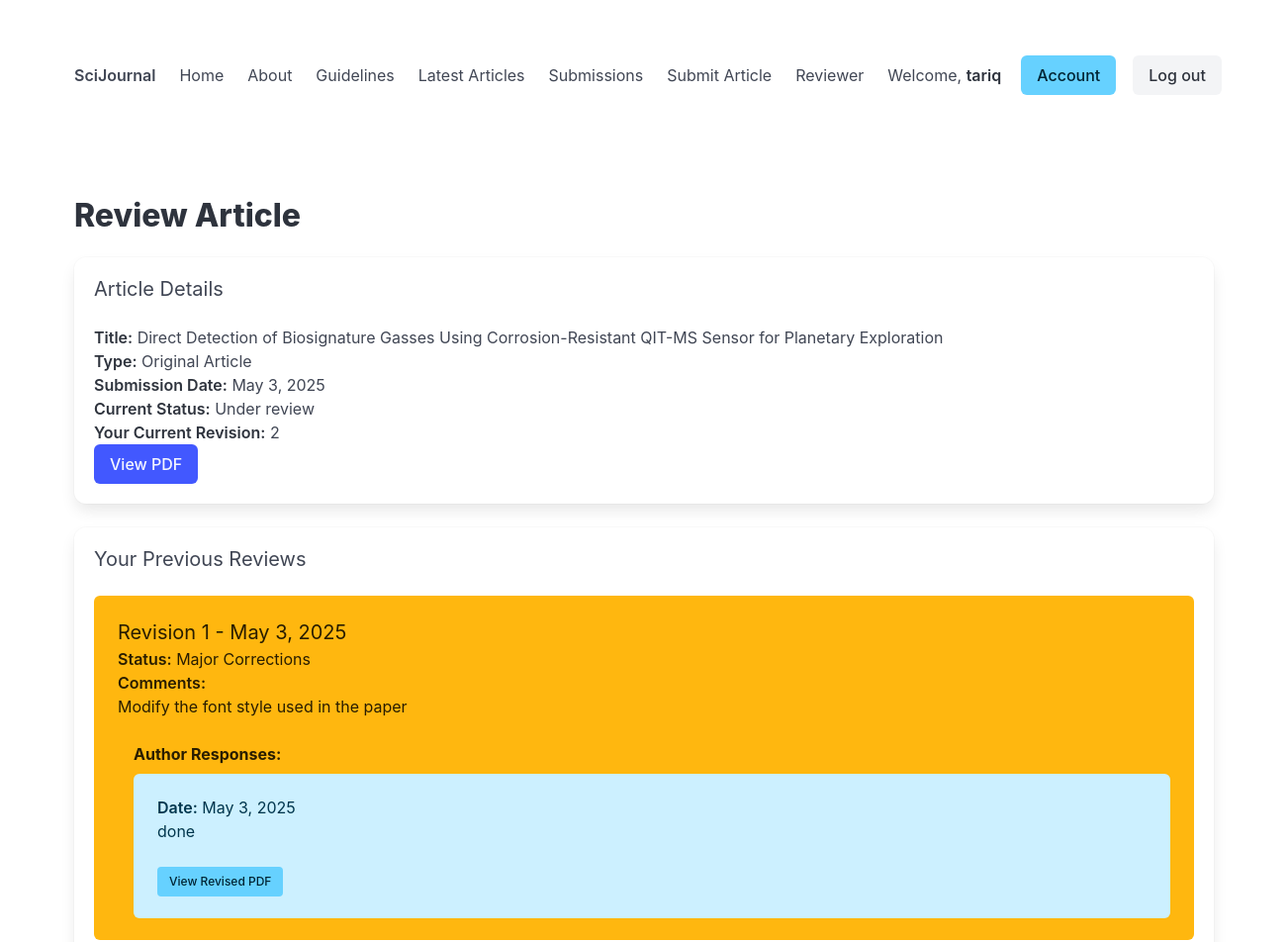
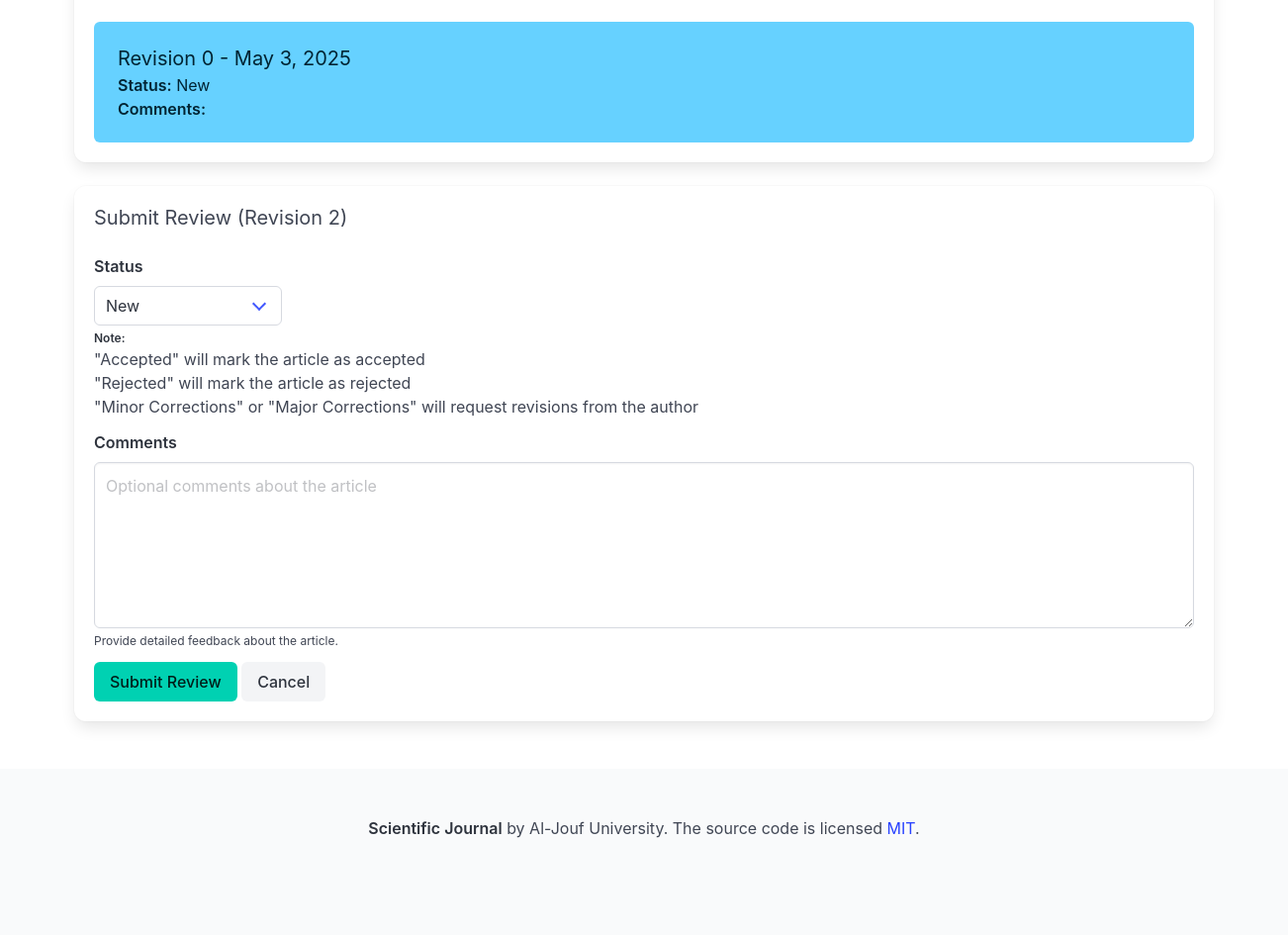
The page /review/10/ (signed in) on the database its author committed (2 pictures, top to bottom).
### journal/models.py (models this page shows, shortened)
class Article(models.Model):
    ARTICLE_TYPE_CHOICES = [
        ('original', 'Original Article'),
        ('review', 'Review Article'),
    ]
    DECISION_CHOICES = [
        ('accepted', 'Accepted'),
        ('under_review', 'Under review'),
        ('revision_requested', 'Revision Requested'),
        ('rejected', 'Rejected'),
        ('withdrawn', 'Withdrawn'),
    ]
    title = models.CharField(max_length=255)
    author = models.ForeignKey(User, on_delete=models.CASCADE, related_name='articles')
    type = models.CharField(max_length=20, choices=ARTICLE_TYPE_CHOICES)
    abstract = models.TextField(blank=True, null=True)
    keywords = models.CharField(max_length=255, blank=True, null=True)
    authors = models.CharField(max_length=255, blank=True, null=True)
    pdf_file = models.FileField(upload_to='article_pdfs/', null=True, blank=True, help_text="Upload your article as a PDF file")
    submission_date = models.DateField()
    acceptance_date = models.DateField(null=True, blank=True)
    publication_date = models.DateField(null=True, blank=True)
    decision = models.CharField(max_length=20, choices=DECISION_CHOICES, default='under_review')
    reviewers = models.ManyToManyField(User, through='Review', related_name='reviewing_articles')

class Review(models.Model):
    STATUS_CHOICES = [
        ('new', 'New'),
        ('accepted', 'Accepted'),
        ('rejected', 'Rejected'),
        ('minor_corrections', 'Minor Corrections'),
        ('major_corrections', 'Major Corrections'),
    ]
    article = models.ForeignKey(Article, on_delete=models.CASCADE, related_name='reviews')
    reviewer = models.ForeignKey(User, on_delete=models.CASCADE, related_name='reviews')
    status = models.CharField(max_length=20, choices=STATUS_CHOICES, default='new')
    comments = models.TextField(blank=True)  # Make comments optional
    revision = models.PositiveIntegerField(default=0)  # Start at 0, increment for each review round
    created_at = models.DateTimeField(auto_now_add=True)
    class Meta:
        unique_together = ['article', 'reviewer', 'revision']
        ordering = ['article', 'reviewer', '-revision']

class AuthorResponse(models.Model):
    article = models.ForeignKey(Article, on_delete=models.CASCADE, related_name='responses')
    review = models.ForeignKey(Review, on_delete=models.CASCADE, related_name='author_responses')
    response_text = models.TextField()
    revised_pdf = models.FileField(upload_to='revised_pdfs/', null=True, blank=True)
    created_at = models.DateTimeField(auto_now_add=True)
    class Meta:
        ordering = ['-created_at']

### journal/views.py (the view)
# urls.py: path('review/<int:article_id>/', views.review_article, name='review_article'),
@login_required
def review_article(request, article_id):
    article = get_object_or_404(Article, id=article_id)
    if request.user not in article.reviewers.all():
        messages.error(request, "You are not authorized to review this article.")
        return redirect('reviewer_page')
    latest_revision = Review.objects.filter(
        article=article,
        reviewer=request.user
    ).aggregate(Max('revision'))['revision__max'] or 0
    new_revision = latest_revision + 1
    is_first_review = latest_revision == 0
    if request.method == 'POST':
        form = ReviewForm(request.POST)
        if form.is_valid():
            review = form.save(commit=False)
            review.article = article
            review.reviewer = request.user
            review.revision = new_revision
            review.save()
            all_reviewers = article.reviewers.all()
            latest_reviews = {}
            for reviewer in all_reviewers:
                latest_review = Review.objects.filter(
                    article=article,
                    reviewer=reviewer
                ).order_by('-revision').first()
                if latest_review:
                    latest_reviews[reviewer.id] = latest_review
            if all(review.status == 'accepted' for review in latest_reviews.values()):
                article.decision = 'accepted'
                article.save()
            elif any(review.status == 'rejected' for review in latest_reviews.values()):
                article.decision = 'rejected'
                article.save()
            elif any(review.status in ['minor_corrections', 'major_corrections'] for review in latest_reviews.values()):
                article.decision = 'revision_requested'
                article.save()
            messages.success(request, "Your review has been submitted successfully.")
            return redirect('reviewer_page')
    else:
        form = ReviewForm()
    previous_reviews = Review.objects.filter(
        article=article,
        reviewer=request.user
    ).order_by('-revision')
    responses = AuthorResponse.objects.filter(article=article).order_by('-created_at')
    return render(request, 'journal/review_article.html', {
        'form': form,
        'article': article,
        'previous_reviews': previous_reviews,
        'responses': responses,
        'revision': new_revision,
        'is_first_review': is_first_review
    })

### journal/forms.py
class ReviewForm(forms.ModelForm):
    class Meta:
        model = Review
        fields = ['status', 'comments']
        widgets = {
            'comments': forms.Textarea(attrs={'rows': 6, 'class': 'textarea', 'placeholder': 'Optional comments about the article'}),
            'status': forms.Select(attrs={'class': 'select'})
        }

### journal/templatetags/journal_filters.py (called while the page is built)
@register.filter
def filter_by_review(responses, review_id):
    return [response for response in responses if response.review_id == review_id]

### journal/templates/journal/review_article.html (shortened to what this page needs)
{% extends 'journal/base.html' %}
{% load journal_filters %}
{% block content %}
<h1 class="title">Review Article</h1>
<div class="box">
    <h2 class="subtitle">Article Details</h2>
    <p><strong>Title:</strong> {{ article.title }}</p>
    <p><strong>Type:</strong> {{ article.get_type_display }}</p>
    <p><strong>Submission Date:</strong> {{ article.submission_date }}</p>
    <p><strong>Current Status:</strong> {{ article.get_decision_display }}</p>
    {% if is_first_review %}
        <p><strong>Your Current Revision:</strong> First Review</p>
    {% else %}
        <p><strong>Your Current Revision:</strong> {{ revision }}</p>
    {% endif %}
    {% if article.pdf_file %}
        <a href="{{ article.pdf_file.url }}" class="button is-link" target="_blank">
            View PDF
        </a>
    {% endif %}
</div>
{% if not is_first_review %}
<div class="box">
    <h2 class="subtitle">Your Previous Reviews</h2>
    {% for review in previous_reviews %}
        <div class="notification {% if review.status == 'accepted' %}is-success{% elif review.status == 'rejected' %}is-danger{% elif review.status == 'minor_corrections' %}is-warning{% elif review.status == 'major_corrections' %}is-warning{% else %}is-info{% endif %}">
            <h3 class="is-size-5">Revision {{ review.revision }} - {{ review.created_at|date:"F j, Y" }}</h3>
            <p><strong>Status:</strong> {{ review.get_status_display }}</p>
            <p><strong>Comments:</strong></p>
            <div class="content">
                {{ review.comments|linebreaks }}
            </div>
            {% with review_responses=responses|filter_by_review:review.id %}
                {% if review_responses %}
                    <div class="mt-4 pl-4 border-left">
                        <h4 class="is-size-6 has-text-weight-bold">Author Responses:</h4>
                        {% for response in review_responses %}
                            <div class="notification is-light is-info mt-2">
                                <p><strong>Date:</strong> {{ response.created_at|date:"F j, Y" }}</p>
                                <div class="content">
                                    {{ response.response_text|linebreaks }}
                                </div>
                                {% if response.revised_pdf %}
                                    <a href="{{ response.revised_pdf.url }}" class="button is-small is-info" target="_blank">
                                        View Revised PDF
                                    </a>
                                {% endif %}
                            </div>
                        {% endfor %}
                    </div>
                {% endif %}
            {% endwith %}
        </div>
    {% endfor %}
</div>
{% endif %}
<div class="box">
<h2 class="subtitle">Submit Review {% if not is_first_review %}(Revision {{ revision }}){% else %}(First Review){% endif %}</h2>
    <form method="POST">
        <div class="field">
            <label class="label">Status</label>
            <div class="control">
                <div class="select">
                    {{ form.status  }}
                </div>
            </div>
            <p class="help">
                <strong>Note:</strong>
                <ul>
                    <li>"Accepted" will mark the article as accepted</li>
                    <li>"Rejected" will mark the article as rejected</li>
                    <li>"Minor Corrections" or "Major Corrections" will request revisions from the author</li>
                </ul>
            </p>
        </div>
        <div class="field">
            <label class="label">Comments</label>
            <div class="control">
                {{ form.comments }}
            </div>
            <p class="help">Provide detailed feedback about the article.</p>
        </div>
        <div class="field">
            <div class="control">
                <button type="submit" class="button is-primary">Submit Review</button>
                <a href="{% url 'reviewer_page' %}" class="button is-light">Cancel</a>
            </div>
        </div>
    </form>
</div>
{% endblock %}

### journal/templates/journal/base.html (shortened to what this page needs)
<!DOCTYPE html>
<html>
<head>
    <link rel="stylesheet" href="https://cdn.jsdelivr.net/npm/bulma@1.0.0/css/bulma.min.css">
</head>
<body>
    <section class="section">
        <div class="container">
            <nav class="navbar" role="navigation" aria-label="main navigation">
                <div class="navbar-brand">
                    <a class="navbar-item" href="{% url 'home_page' %}">
                        <strong>SciJournal</strong>
                    </a>
                </div>
                <div id="navbarBasicExample" class="navbar-menu">
                    <div class="navbar-start">
                        <a class="navbar-item {% if request.resolver_match.url_name == 'home_page' %}is-active{% endif %}" href="{% url 'home_page' %}">
                            Home
                        </a>
                        <a class="navbar-item {% if request.resolver_match.url_name == 'about_page' %}is-active{% endif %}" href="{% url 'about_page' %}">
                            About
                        </a>
                        <a class="navbar-item {% if request.resolver_match.url_name == 'guidelines_page' %}is-active{% endif %}" href="{% url 'guidelines_page' %}">
                            Guidelines
                        </a>
                        <a class="navbar-item {% if request.resolver_match.url_name == 'accepted_articles' %}is-active{% endif %}" href="{% url 'accepted_articles' %}">
                            Latest Articles
                        </a>
                        {% if user.is_authenticated %}
                            {% if not user.is_staff and not user.is_superuser %}
                                <a class="navbar-item {% if request.resolver_match.url_name == 'submissions_page' %}is-active{% endif %}" href="{% url 'submissions_page' %}">
                                    Submissions
                                </a>
                                <a class="navbar-item {% if request.resolver_match.url_name == 'submit_article' %}is-active{% endif %}" href="{% url 'submit_article' %}">
                                    Submit Article
                                </a>
                                <a class="navbar-item {% if request.resolver_match.url_name == 'reviewer_page' %}is-active{% endif %}" href="{% url 'reviewer_page' %}">
                                    Reviewer
                                </a>
                            {% endif %}
                        {% endif %}
                    </div>
                    <div class="navbar-end">
                        <div class="navbar-item">
                            {% if user.is_authenticated %}
                                <span class="mr-2">Welcome, <strong>{{ user.username }}</strong></span>
                            {% endif %}
                            <div class="buttons">
                                {% if user.is_authenticated %}
                                    <a class="button is-info {% if request.resolver_match.url_name == 'account_page' %}is-active{% endif %}" href="{% url 'account_page' %}">
                                        Account
                                    </a>
                                    <form method="post" action="{% url 'logout_page' %}" style="display: inline; margin-left: 5px;">
                                        <button type="submit" class="button is-light">
                                            Log out
                                        </button>
                                    </form>
                                {% endif %}
                            </div>
                        </div>
                    </div>
                </div>
            </nav>
        </div>
    </section>
    <section class="section">
        <div class="container">
            {% block content %}
            {% endblock %}
        </div>
    </section>
    <footer class="footer">
        <div class="content has-text-centered">
            <p>
                <strong>Scientific Journal</strong> by  Al-Jouf University. The source code is licensed
                <a href="http://opensource.org/licenses/mit-license.php">MIT</a>.
            </p>
        </div>
    </footer>
</body>
</html>

### rows shown on the page
Article: title "Direct Detection of Biosignature Gasses Using Corrosion-Resistant QIT-MS Sensor for Planetary Exploration", type "Original Article", submission_date "May 3, 2025", decision "Under review"
Review: revision "1", created_at "May 3, 2025", status "Major Corrections", comments "Modify the font style used in the paper"
AuthorResponse: created_at "May 3, 2025", response_text "done"
Review: revision "0", created_at "May 3, 2025", status "New"

### other values the page prints
{{ user.username }} "tariq"
{{ revision }} "2"
